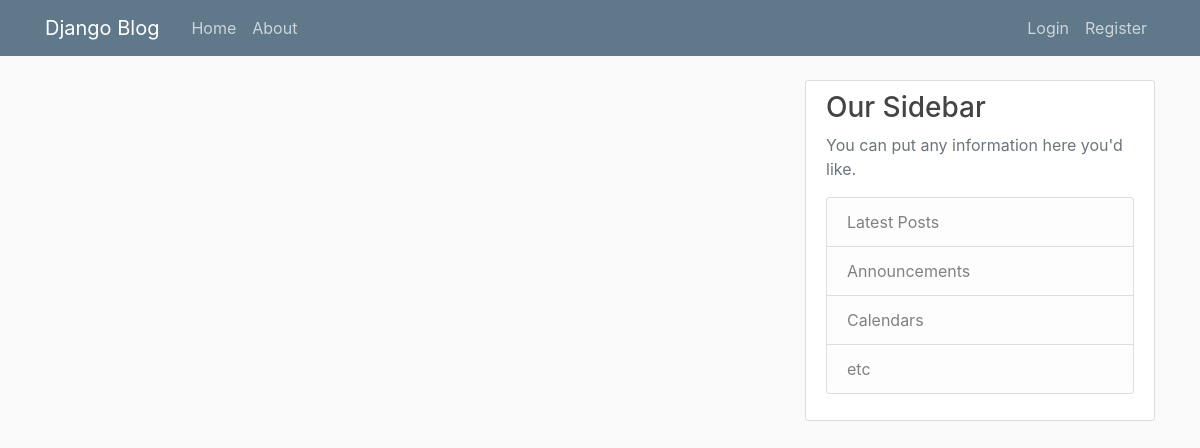
Before: / with the older database file.
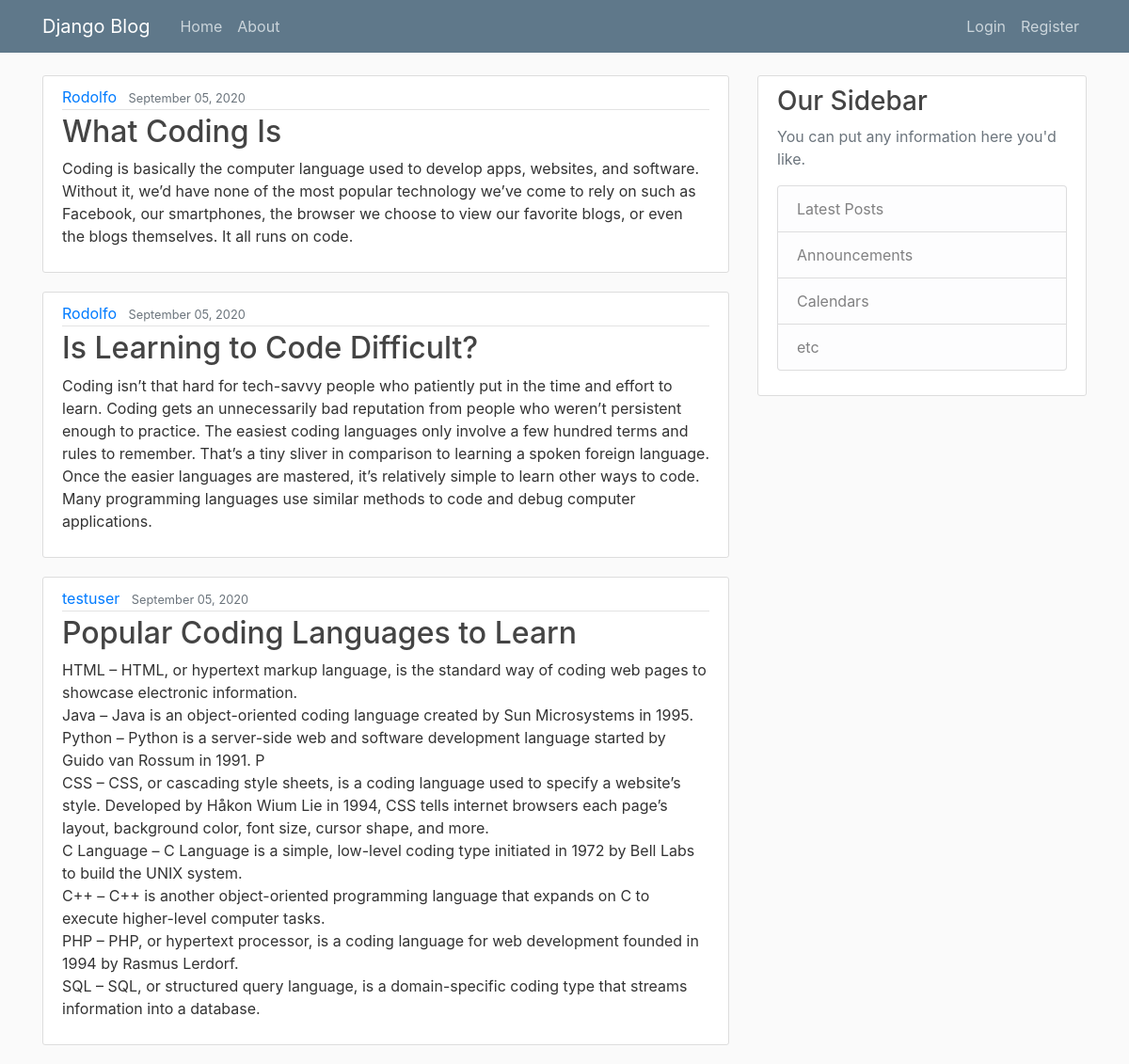
After: the same page with the newer database file.
### blog/models.py (models this page shows, shortened)
class Post(models.Model):
    title = models.CharField(max_length=100)
    content = models.TextField()
    date_posted = models.DateTimeField(default=timezone.now)
    author = models.ForeignKey(User, on_delete=models.CASCADE)

### blog/views.py (the view)
# urls.py: path('', views.home, name='blog-home'),
def home(request):
    context = {
        'posts': Post.objects.all()
    }
    return render(request, 'blog/home.html', context)

### blog/templates/blog/home.html
{% extends "blog/base.html" %}
{% block content %}
    {% for post in posts %}
        <article class="media content-section">
          <div class="media-body">
            <div class="article-metadata">
              <a class="mr-2" href="#">{{ post.author }}</a>
              <small class="text-muted">{{ post.date_posted |date:"F d, Y"}}</small>
            </div>
            <h2><a class="article-title" href="#">{{ post.title }}</a></h2>
            <p class="article-content">{{ post.content }}</p>
          </div>
        </article>
    {% endfor %}
{% endblock content %}

### blog/templates/blog/base.html (shortened to what this page needs)
{% load static %}
<!DOCTYPE html>
<html>
<head>
    <link rel="stylesheet" href="https://stackpath.bootstrapcdn.com/bootstrap/4.5.2/css/bootstrap.min.css">
    <link rel="stylesheet" type="text/css" href="{% static 'blog/main.css' %}">
</head>
<body>
    <header class="site-header">
      <nav class="navbar navbar-expand-md navbar-dark bg-steel fixed-top">
        <div class="container">
          <a class="navbar-brand mr-4" href="{% url 'blog-home' %}">Django Blog</a>
          <div class="collapse navbar-collapse" id="navbarToggle">
            <div class="navbar-nav mr-auto">
              <a class="nav-item nav-link" href="{% url 'blog-home' %}">Home</a>
              <a class="nav-item nav-link" href="{% url 'blog-about' %}">About</a>
            </div>
            <div class="navbar-nav">
              <a class="nav-item nav-link" href="#">Login</a>
              <a class="nav-item nav-link" href="#">Register</a>
            </div>
          </div>
        </div>
      </nav>
    </header>
    <main role="main" class="container">
      <div class="row">
        <div class="col-md-8">
          {% block content %}{% endblock %}
        </div>
        <div class="col-md-4">
          <div class="content-section">
            <h3>Our Sidebar</h3>
            <p class='text-muted'>You can put any information here you'd like.
              <ul class="list-group">
                <li class="list-group-item list-group-item-light">Latest Posts</li>
                <li class="list-group-item list-group-item-light">Announcements</li>
                <li class="list-group-item list-group-item-light">Calendars</li>
                <li class="list-group-item list-group-item-light">etc</li>
              </ul>
            </p>
          </div>
        </div>
      </div>
    </main>
</body>
</html>

### blog/static/blog/main.css (style rules this page uses)
body { background: #fafafa; color: #333333; margin-top: 5rem; }
h1, h2, h3, h4, h5, h6 { color: #444444; }
ul { margin: 0; }
.bg-steel { background-color: #5f788a; }
.site-header .navbar-nav .nav-link { color: #cbd5db; }
.content-section { background: #ffffff; padding: 10px 20px; border: 1px solid #dddddd; border-radius: 3px; margin-bottom: 20px; }
.article-title { color: #444444; }
.article-content { white-space: pre-line; }
.article-metadata { padding-bottom: 1px; margin-bottom: 4px; border-bottom: 1px solid #e3e3e3 }

Changed rows visible on the page:
added Post: author "Rodolfo", date_posted "September 05, 2020", title "What Coding Is", content "Coding is basically the computer language used to develop apps, websites, and software. Without it, we’d have none of the most popular technology we’ve come to rely on such as Facebook, our smartphones, the browser we choose to view our favorite blogs, or even the blogs themselves. It all runs on code."
added Post: author "Rodolfo", date_posted "September 05, 2020", title "Is Learning to Code Difficult?", content "Coding isn’t that hard for tech-savvy people who patiently put in the time and effort to learn. Coding gets an unnecessarily bad reputation from people who weren’t persistent enough to practice. The easiest coding languages only involve a few hundred terms and rules to remember. That’s a tiny sliver in comparison to learning a spoken foreign language. Once the easier languages are mastered, it’s relatively simple to learn other ways to code. Many programming languages use similar methods to code and debug computer applications."
added Post: author "testuser", date_posted "September 05, 2020", title "Popular Coding Languages to Learn", content "HTML – HTML, or hypertext markup language, is the standard way of coding web pages to showcase electronic information. Java – Java is an object-oriented coding language created by Sun Microsystems in 1995. Python – Python is a server-side web and software development language started by Guido van Rossum in 1991. P CSS – CSS, or cascading style sheets, is a coding language used to specify a website’s style. Developed by Håkon Wium Lie in 1994, CSS tells internet browsers each page’s layout, background color, font size, cursor shape, and more. C Language – C Language is a simple, low-level coding type initiated in 1972 by Bell Labs to build the UNIX system. C++ – C++ is another…"
